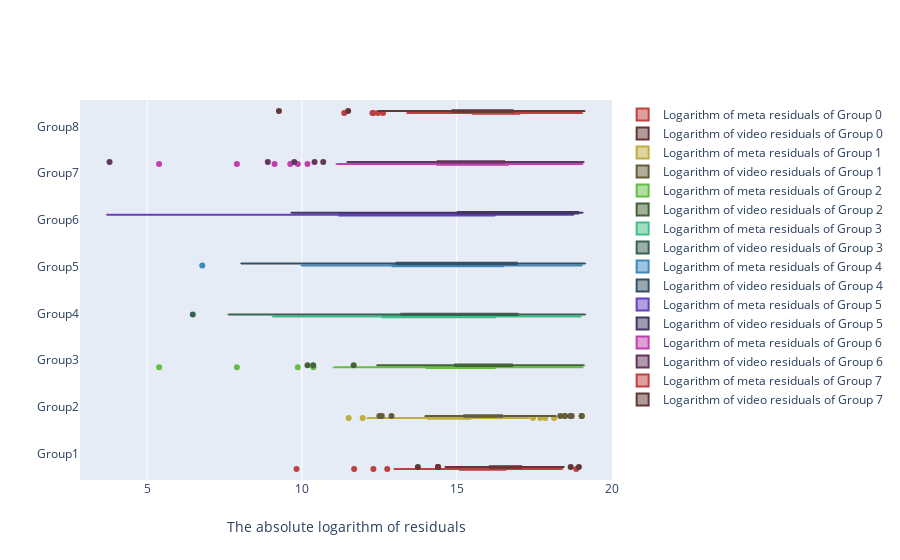

Write notebook code for a chart like this one.
### Code cell
import plotly.graph_objects as go
N = 8
c = ['hsl('+str(h)+',50%'+',50%)' for h in np.linspace(0, 360, N)]
d = ['hsl('+str(h)+',30%'+',30%)' for h in np.linspace(0, 360, N)]
#fig = go.Figure(data=[go.Box(
#    y=3.5 * np.sin(np.pi * i/N) + i/N + (1.5 + 0.5 * np.cos(np.pi*i/N)) * np.random.rand(10),
#    marker_color=c[i]
#    ) for i in range(int(N))])

group = ['Group1', 'Group2', 'Group3', 'Group4',
     'Group5', 'Group6', 'Group7', 'Group8']

fig = go.Figure()
for i in range(int(N)):
    fig.add_trace(go.Box(
        x=g8_result_final[meta_res_log[i]],
        y=[group[i]]*len(g8_result_final[meta_res_log[i]]),
        name='Logarithm of meta residuals of Group ''{}'.format(i),
        marker_color=c[i]
    ))
    fig.add_trace(go.Box(
        x=g8_result_final[video_res_log[i]],
        y=[group[i]]*len(g8_result_final[video_res_log[i]]),
        name='Logarithm of video residuals of Group ''{}'.format(i),
        marker_color=d[i]
    ))   


fig.update_layout(
    xaxis=dict(title='The absolute logarithm of residuals', zeroline=False),
    boxmode='group'
)

fig.update_traces(orientation='h') # horizontal box plots
fig.show()

### Figure 1 — Plotly figure (JSON) as saved in the notebook; plotly's stock layout.template omitted (floating-point values rounded to 4 significant figures)
{"data": [{"marker": {"color": "hsl(0.0,50%,50%)"}, "name": "Logarithm of meta residuals of Group 0", "orientation": "h", "type": "box", "x": [16.15, 17.75, 17.9, 16.24, 14.57, 15.3, 14.95, 15.31, 16.46, 16.73, 17.31, 15.02, 14.86, 16.51, 18.28, 16.08, 16.13, 13.53, 15.32, 18.86, 15.62, 16.97, 15.33, 18.08, 15.62, 16.53, 18.42, 14.56, 15.58, 15.7, 15.52, 16.37, 16.16, 12.75, 16.83, 16.33, 17.74, 14.96, 15.37, 15.83, 16.77, 12.97, 14.92, 15.93, 14.84, 16.5, 12.31, 15.3, 16.6, 16.99, 15.15, 9.825, 15.76, 15.53, 15.7, 14.83, 15.05, 14.1, 14.13, 13.6, 14.6, 17.21, 15.11, 15.41, 17.95, 11.68, 16.44, 15.37, 14.58, 17.03, 16.07, 15.65, 16.26, 14.43, 16.42, 14.52, 15.64, 15.1, 15.3, 14.95, 15.35, 16.17, 17.02, 16.57, 16.53, 16.1, 17.11, 16.28, 16.89, 15.25, 16.85, 16.32, 15.87, 16.83, 17.47, 17.86, 18.35, 15.34, 16.0, 16.43, 13.56, 16.28], "y": ["Group1", "Group1", "Group1", "Group1", "Group1", "Group1", "Group1", "Group1", "Group1", "Group1", "Group1", "Group1", "Group1", "Group1", "Group1", "Group1", "Group1", "Group1", "Group1", "Group1", "Group1", "Group1", "Group1", "Group1", "Group1", "Group1", "Group1", "Group1", "Group1", "Group1", "Group1", "Group1", "Group1", "Group1", "Group1", "Group1", "Group1", "Group1", "Group1", "Group1", "Group1", "Group1", "Group1", "Group1", "Group1", "Group1", "Group1", "Group1", "Group1", "Group1", "Group1", "Group1", "Group1", "Group1", "Group1", "Group1", "Group1", "Group1", "Group1", "Group1", "Group1", "Group1", "Group1", "Group1", "Group1", "Group1", "Group1", "Group1", "Group1", "Group1", "Group1", "Group1", "Group1", "Group1", "Group1", "Group1", "Group1", "Group1", "Group1", "Group1", "Group1", "Group1", "Group1", "Group1", "Group1", "Group1", "Group1", "Group1", "Group1", "Group1", "Group1", "Group1", "Group1", "Group1", "Group1", "Group1", "Group1", "Group1", "Group1", "Group1", "Group1", "Group1"]}, {"marker": {"color": "hsl(0.0,30%,30%)"}, "name": "Logarithm of video residuals of Group 0", "orientation": "h", "type": "box", "x": [17.2, 18.2, 18.35, 16.87, 17.39, 17.08, 14.4, 17.0, 17.23, 17.03, 15.53, 15.1, 15.34, 15.89, 18.38, 16.9, 16.81, 16.66, 15.38, 18.95, 15.82, 16.62, 16.31, 18.18, 14.84, 15.93, 18.47, 15.21, 16.6, 15.54, 17.36, 17.31, 17.14, 16.07, 17.35, 15.85, 16.96, 14.63, 16.43, 16.85, 16.89, 16.59, 16.79, 15.97, 17.67, 16.66, 17.04, 17.02, 17.08, 13.75, 16.81, 17.55, 17.05, 16.76, 16.92, 16.57, 15.94, 16.02, 16.55, 16.65, 16.22, 16.9, 16.21, 15.49, 16.47, 15.32, 15.7, 16.8, 15.88, 15.84, 16.47, 15.45, 17.11, 16.17, 16.6, 17.4, 16.77, 16.36, 16.35, 15.46, 16.63, 16.4, 16.7, 16.79, 17.32, 17.27, 17.25, 18.17, 16.75, 17.04, 16.67, 16.89, 16.75, 16.92, 17.38, 18.32, 18.68, 16.77, 16.76, 14.39, 17.06, 17.26], "y": ["Group1", "Group1", "Group1", "Group1", "Group1", "Group1", "Group1", "Group1", "Group1", "Group1", "Group1", "Group1", "Group1", "Group1", "Group1", "Group1", "Group1", "Group1", "Group1", "Group1", "Group1", "Group1", "Group1", "Group1", "Group1", "Group1", "Group1", "Group1", "Group1", "Group1", "Group1", "Group1", "Group1", "Group1", "Group1", "Group1", "Group1", "Group1", "Group1", "Group1", "Group1", "Group1", "Group1", "Group1", "Group1", "Group1", "Group1", "Group1", "Group1", "Group1", "Group1", "Group1", "Group1", "Group1", "Group1", "Group1", "Group1", "Group1", "Group1", "Group1", "Group1", "Group1", "Group1", "Group1", "Group1", "Group1", "Group1", "Group1", "Group1", "Group1", "Group1", "Group1", "Group1", "Group1", "Group1", "Group1", "Group1", "Group1", "Group1", "Group1", "Group1", "Group1", "Group1", "Group1", "Group1", "Group1", "Group1", "Group1", "Group1", "Group1", "Group1", "Group1", "Group1", "Group1", "Group1", "Group1", "Group1", "Group1", "Group1", "Group1", "Group1", "Group1"]}, {"marker": {"color": "hsl(51.42857142857143,50%,50%)"}, "name": "Logarithm of meta residuals of Group 1", "orientation": "h", "type": "box", "x": [15.64, 17.46, 17.35, 14.25, 13.67, 15.3, 16.81, 15.72, 13.33, 13.93, 13.07, 14.62, 14.89, 14.42, 16.39, 15.6, 14.8, 14.27, 13.63, 18.15, 14.65, 14.53, 15.43, 16.1, 14.48, 15.44, 14.87, 15.46, 16.54, 15.16, 14.84, 15.3, 15.34, 14.42, 12.17, 12.83, 15.58, 15.07, 14.1, 14.38, 14.42, 15.1, 16.35, 15.59, 14.96, 11.51, 14.27, 15.29, 14.64, 14.9, 13.99, 14.88, 15.1, 15.95, 15.71, 12.76, 13.89, 15.24, 14.89, 13.39, 14.72, 12.49, 15.14, 14.15, 17.86, 12.1, 14.81, 13.78, 11.96, 15.2, 13.71, 15.41, 12.22, 13.5, 14.39, 14.77, 15.38, 15.26, 14.57, 13.38, 14.54, 15.14, 14.99, 14.91, 12.43, 13.86, 15.84, 15.78, 15.25, 14.17, 15.21, 14.73, 17.04, 17.16, 14.06, 15.56, 17.69, 13.91, 15.18, 13.77, 15.56, 14.08], "y": ["Group2", "Group2", "Group2", "Group2", "Group2", "Group2", "Group2", "Group2", "Group2", "Group2", "Group2", "Group2", "Group2", "Group2", "Group2", "Group2", "Group2", "Group2", "Group2", "Group2", "Group2", "Group2", "Group2", "Group2", "Group2", "Group2", "Group2", "Group2", "Group2", "Group2", "Group2", "Group2", "Group2", "Group2", "Group2", "Group2", "Group2", "Group2", "Group2", "Group2", "Group2", "Group2", "Group2", "Group2", "Group2", "Group2", "Group2", "Group2", "Group2", "Group2", "Group2", "Group2", "Group2", "Group2", "Group2", "Group2", "Group2", "Group2", "Group2", "Group2", "Group2", "Group2", "Group2", "Group2", "Group2", "Group2", "Group2", "Group2", "Group2", "Group2", "Group2", "Group2", "Group2", "Group2", "Group2", "Group2", "Group2", "Group2", "Group2", "Group2", "Group2", "Group2", "Group2", "Group2", "Group2", "Group2", "Group2", "Group2", "Group2", "Group2", "Group2", "Group2", "Group2", "Group2", "Group2", "Group2", "Group2", "Group2", "Group2", "Group2", "Group2", "Group2"]}, {"marker": {"color": "hsl(51.42857142857143,30%,30%)"}, "name": "Logarithm of video residuals of Group 1", "orientation": "h", "type": "box", "x": [16.51, 18.67, 18.72, 16.31, 16.12, 16.06, 16.26, 15.72, 15.46, 15.63, 13.99, 17.01, 16.2, 15.86, 18.34, 16.64, 16.27, 14.97, 15.93, 19.03, 14.53, 15.36, 16.42, 18.15, 15.34, 16.4, 18.5, 14.8, 15.98, 16.64, 15.2, 15.34, 17.18, 16.8, 17.1, 16.39, 15.97, 16.81, 15.32, 16.47, 15.94, 14.72, 14.32, 15.69, 14.54, 15.39, 16.04, 16.71, 16.43, 17.18, 15.54, 16.26, 15.21, 15.88, 15.86, 14.21, 13.97, 15.49, 12.5, 15.25, 14.7, 15.02, 16.21, 14.71, 17.96, 15.83, 14.66, 14.94, 15.65, 17.66, 15.67, 16.17, 12.89, 12.58, 15.13, 15.19, 15.56, 15.94, 14.86, 14.73, 16.33, 15.58, 16.45, 15.73, 16.03, 15.12, 17.81, 18.21, 16.12, 15.95, 15.97, 16.46, 15.95, 17.44, 18.18, 18.49, 19.04, 15.99, 16.21, 15.98, 14.58, 16.3], "y": ["Group2", "Group2", "Group2", "Group2", "Group2", "Group2", "Group2", "Group2", "Group2", "Group2", "Group2", "Group2", "Group2", "Group2", "Group2", "Group2", "Group2", "Group2", "Group2", "Group2", "Group2", "Group2", "Group2", "Group2", "Group2", "Group2", "Group2", "Group2", "Group2", "Group2", "Group2", "Group2", "Group2", "Group2", "Group2", "Group2", "Group2", "Group2", "Group2", "Group2", "Group2", "Group2", "Group2", "Group2", "Group2", "Group2", "Group2", "Group2", "Group2", "Group2", "Group2", "Group2", "Group2", "Group2", "Group2", "Group2", "Group2", "Group2", "Group2", "Group2", "Group2", "Group2", "Group2", "Group2", "Group2", "Group2", "Group2", "Group2", "Group2", "Group2", "Group2", "Group2", "Group2", "Group2", "Group2", "Group2", "Group2", "Group2", "Group2", "Group2", "Group2", "Group2", "Group2", "Group2", "Group2", "Group2", "Group2", "Group2", "Group2", "Group2", "Group2", "Group2", "Group2", "Group2", "Group2", "Group2", "Group2", "Group2", "Group2", "Group2", "Group2", "Group2"]}, {"marker": {"color": "hsl(102.85714285714286,50%,50%)"}, "name": "Logarithm of meta residuals of Group 2", "orientation": "h", "type": "box", "x": [16.31, 18.17, 18.07, 7.898, 13.68, 11.26, 16.55, 10.37, 14.67, 13.21, 15.28, 15.79, 13.69, 13.39, 17.28, 15.0, 9.865, 11.74, 15.08, 19.07, 11.42, 15.0, 15.66, 16.63, 15.71, 12.41, 18.12, 16.08, 15.1, 16.36, 13.85, 12.41, 15.91, 16.22, 16.45, 15.09, 15.7, 15.82, 12.67, 11.67, 11.02, 16.11, 15.05, 15.43, 15.1, 13.03, 15.65, 15.18, 14.1, 17.51, 16.96, 15.05, 15.95, 15.91, 15.99, 15.41, 15.89, 16.9, 14.81, 14.59, 15.48, 11.35, 16.89, 15.58, 17.31, 13.39, 14.96, 15.28, 15.47, 16.28, 15.2, 16.25, 14.87, 14.81, 15.18, 14.93, 17.48, 14.92, 15.59, 14.5, 11.11, 5.384, 11.68, 11.29, 13.59, 15.46, 15.8, 16.9, 15.3, 13.42, 16.76, 15.01, 16.73, 17.72, 16.61, 17.37, 18.17, 14.82, 14.03, 14.99, 15.95, 15.48], "y": ["Group3", "Group3", "Group3", "Group3", "Group3", "Group3", "Group3", "Group3", "Group3", "Group3", "Group3", "Group3", "Group3", "Group3", "Group3", "Group3", "Group3", "Group3", "Group3", "Group3", "Group3", "Group3", "Group3", "Group3", "Group3", "Group3", "Group3", "Group3", "Group3", "Group3", "Group3", "Group3", "Group3", "Group3", "Group3", "Group3", "Group3", "Group3", "Group3", "Group3", "Group3", "Group3", "Group3", "Group3", "Group3", "Group3", "Group3", "Group3", "Group3", "Group3", "Group3", "Group3", "Group3", "Group3", "Group3", "Group3", "Group3", "Group3", "Group3", "Group3", "Group3", "Group3", "Group3", "Group3", "Group3", "Group3", "Group3", "Group3", "Group3", "Group3", "Group3", "Group3", "Group3", "Group3", "Group3", "Group3", "Group3", "Group3", "Group3", "Group3", "Group3", "Group3", "Group3", "Group3", "Group3", "Group3", "Group3", "Group3", "Group3", "Group3", "Group3", "Group3", "Group3", "Group3", "Group3", "Group3", "Group3", "Group3", "Group3", "Group3", "Group3", "Group3"]}, {"marker": {"color": "hsl(102.85714285714286,30%,30%)"}, "name": "Logarithm of video residuals of Group 2", "orientation": "h", "type": "box", "x": [14.68, 18.71, 18.74, 15.35, 15.62, 14.88, 16.9, 14.82, 15.49, 15.28, 12.73, 17.12, 16.32, 16.62, 18.57, 15.44, 14.68, 15.53, 16.59, 19.03, 16.3, 14.77, 15.7, 18.34, 16.65, 16.82, 18.61, 15.99, 15.1, 17.22, 16.0, 12.41, 17.66, 17.31, 17.68, 17.06, 16.95, 17.05, 12.67, 11.67, 10.18, 15.77, 15.83, 10.36, 15.91, 15.85, 16.5, 13.28, 13.58, 17.31, 14.98, 14.86, 13.99, 15.13, 14.95, 15.49, 13.44, 14.96, 15.42, 15.1, 15.99, 15.41, 15.68, 16.29, 17.93, 16.66, 14.55, 15.9, 16.2, 17.59, 15.44, 16.65, 13.77, 14.21, 15.26, 15.34, 15.32, 15.43, 15.81, 16.22, 14.93, 15.6, 14.63, 15.23, 15.24, 14.23, 17.89, 18.31, 14.15, 15.37, 15.54, 15.13, 15.86, 17.7, 18.23, 18.58, 19.12, 14.4, 16.17, 16.78, 15.57, 14.68], "y": ["Group3", "Group3", "Group3", "Group3", "Group3", "Group3", "Group3", "Group3", "Group3", "Group3", "Group3", "Group3", "Group3", "Group3", "Group3", "Group3", "Group3", "Group3", "Group3", "Group3", "Group3", "Group3", "Group3", "Group3", "Group3", "Group3", "Group3", "Group3", "Group3", "Group3", "Group3", "Group3", "Group3", "Group3", "Group3", "Group3", "Group3", "Group3", "Group3", "Group3", "Group3", "Group3", "Group3", "Group3", "Group3", "Group3", "Group3", "Group3", "Group3", "Group3", "Group3", "Group3", "Group3", "Group3", "Group3", "Group3", "Group3", "Group3", "Group3", "Group3", "Group3", "Group3", "Group3", "Group3", "Group3", "Group3", "Group3", "Group3", "Group3", "Group3", "Group3", "Group3", "Group3", "Group3", "Group3", "Group3", "Group3", "Group3", "Group3", "Group3", "Group3", "Group3", "Group3", "Group3", "Group3", "Group3", "Group3", "Group3", "Group3", "Group3", "Group3", "Group3", "Group3", "Group3", "Group3", "Group3", "Group3", "Group3", "Group3", "Group3", "Group3", "Group3"]}, {"marker": {"color": "hsl(154.28571428571428,50%,50%)"}, "name": "Logarithm of meta residuals of Group 3", "orientation": "h", "type": "box", "x": [12.61, 18.49, 18.46, 11.65, 10.05, 12.18, 15.7, 10.55, 14.54, 11.83, 15.04, 17.35, 16.08, 16.15, 18.19, 11.52, 9.524, 14.26, 16.23, 19.01, 16.02, 14.78, 15.43, 17.61, 16.45, 16.59, 18.45, 16.23, 14.66, 16.62, 14.81, 12.27, 17.33, 16.19, 16.67, 16.6, 16.93, 15.69, 11.36, 9.179, 9.05, 15.72, 15.75, 11.98, 15.8, 15.32, 16.22, 12.55, 13.27, 17.35, 16.2, 11.29, 15.64, 11.98, 12.88, 13.94, 16.24, 16.85, 12.69, 14.7, 13.22, 15.24, 14.67, 15.58, 17.81, 16.06, 16.06, 15.68, 15.87, 15.86, 13.15, 15.3, 14.89, 12.47, 15.42, 15.84, 12.28, 14.13, 14.73, 15.09, 9.643, 11.52, 11.3, 9.155, 13.15, 15.59, 17.46, 17.42, 15.45, 12.47, 12.48, 11.38, 12.41, 17.52, 16.53, 17.61, 18.77, 14.14, 15.72, 15.73, 15.88, 16.13], "y": ["Group4", "Group4", "Group4", "Group4", "Group4", "Group4", "Group4", "Group4", "Group4", "Group4", "Group4", "Group4", "Group4", "Group4", "Group4", "Group4", "Group4", "Group4", "Group4", "Group4", "Group4", "Group4", "Group4", "Group4", "Group4", "Group4", "Group4", "Group4", "Group4", "Group4", "Group4", "Group4", "Group4", "Group4", "Group4", "Group4", "Group4", "Group4", "Group4", "Group4", "Group4", "Group4", "Group4", "Group4", "Group4", "Group4", "Group4", "Group4", "Group4", "Group4", "Group4", "Group4", "Group4", "Group4", "Group4", "Group4", "Group4", "Group4", "Group4", "Group4", "Group4", "Group4", "Group4", "Group4", "Group4", "Group4", "Group4", "Group4", "Group4", "Group4", "Group4", "Group4", "Group4", "Group4", "Group4", "Group4", "Group4", "Group4", "Group4", "Group4", "Group4", "Group4", "Group4", "Group4", "Group4", "Group4", "Group4", "Group4", "Group4", "Group4", "Group4", "Group4", "Group4", "Group4", "Group4", "Group4", "Group4", "Group4", "Group4", "Group4", "Group4", "Group4"]}, {"marker": {"color": "hsl(154.28571428571428,30%,30%)"}, "name": "Logarithm of video residuals of Group 3", "orientation": "h", "type": "box", "x": [11.53, 18.74, 18.76, 6.473, 9.318, 12.34, 16.87, 13.21, 14.71, 11.11, 16.24, 17.21, 16.76, 17.03, 18.56, 11.91, 9.199, 15.41, 16.86, 19.0, 16.28, 15.92, 15.69, 18.34, 16.62, 16.82, 18.61, 16.46, 14.94, 17.22, 16.0, 12.81, 17.66, 17.29, 17.68, 17.06, 16.93, 17.02, 12.65, 11.46, 13.27, 15.77, 15.82, 13.13, 15.85, 15.84, 16.5, 9.289, 12.77, 17.52, 15.41, 12.46, 15.49, 12.34, 10.62, 16.0, 15.55, 16.23, 15.89, 15.73, 16.48, 15.39, 17.06, 16.54, 18.07, 16.87, 16.04, 16.42, 16.54, 17.83, 14.19, 16.97, 15.18, 15.52, 15.68, 15.78, 13.37, 11.03, 16.32, 16.65, 11.08, 7.623, 12.4, 11.91, 13.26, 14.56, 18.1, 18.35, 14.45, 12.9, 12.15, 12.19, 12.79, 17.73, 18.3, 18.62, 19.16, 15.1, 13.97, 17.03, 16.2, 14.68], "y": ["Group4", "Group4", "Group4", "Group4", "Group4", "Group4", "Group4", "Group4", "Group4", "Group4", "Group4", "Group4", "Group4", "Group4", "Group4", "Group4", "Group4", "Group4", "Group4", "Group4", "Group4", "Group4", "Group4", "Group4", "Group4", "Group4", "Group4", "Group4", "Group4", "Group4", "Group4", "Group4", "Group4", "Group4", "Group4", "Group4", "Group4", "Group4", "Group4", "Group4", "Group4", "Group4", "Group4", "Group4", "Group4", "Group4", "Group4", "Group4", "Group4", "Group4", "Group4", "Group4", "Group4", "Group4", "Group4", "Group4", "Group4", "Group4", "Group4", "Group4", "Group4", "Group4", "Group4", "Group4", "Group4", "Group4", "Group4", "Group4", "Group4", "Group4", "Group4", "Group4", "Group4", "Group4", "Group4", "Group4", "Group4", "Group4", "Group4", "Group4", "Group4", "Group4", "Group4", "Group4", "Group4", "Group4", "Group4", "Group4", "Group4", "Group4", "Group4", "Group4", "Group4", "Group4", "Group4", "Group4", "Group4", "Group4", "Group4", "Group4", "Group4", "Group4"]}, {"marker": {"color": "hsl(205.71428571428572,50%,50%)"}, "name": "Logarithm of meta residuals of Group 4", "orientation": "h", "type": "box", "x": [14.47, 18.7, 18.71, 6.779, 11.07, 11.97, 16.45, 11.2, 14.83, 13.06, 12.93, 14.74, 16.64, 16.34, 18.24, 11.19, 10.33, 15.41, 12.88, 19.05, 16.14, 15.86, 15.64, 17.51, 16.48, 16.61, 18.6, 16.39, 14.57, 16.84, 15.34, 10.44, 17.36, 16.1, 17.36, 16.97, 16.58, 16.43, 11.45, 11.92, 10.96, 15.51, 15.14, 10.9, 15.86, 15.68, 16.45, 11.88, 12.14, 17.46, 15.0, 13.23, 15.03, 10.87, 14.07, 15.64, 14.95, 15.65, 15.74, 15.38, 16.23, 14.73, 16.84, 16.06, 17.77, 16.61, 16.01, 15.94, 16.1, 17.52, 15.85, 16.51, 15.12, 15.53, 15.55, 15.6, 12.69, 11.79, 15.93, 16.45, 10.4, 13.81, 14.11, 10.59, 12.56, 13.86, 17.84, 18.02, 9.982, 12.76, 11.89, 11.61, 10.63, 17.68, 16.93, 17.63, 18.88, 15.04, 13.73, 16.9, 16.18, 14.13], "y": ["Group5", "Group5", "Group5", "Group5", "Group5", "Group5", "Group5", "Group5", "Group5", "Group5", "Group5", "Group5", "Group5", "Group5", "Group5", "Group5", "Group5", "Group5", "Group5", "Group5", "Group5", "Group5", "Group5", "Group5", "Group5", "Group5", "Group5", "Group5", "Group5", "Group5", "Group5", "Group5", "Group5", "Group5", "Group5", "Group5", "Group5", "Group5", "Group5", "Group5", "Group5", "Group5", "Group5", "Group5", "Group5", "Group5", "Group5", "Group5", "Group5", "Group5", "Group5", "Group5", "Group5", "Group5", "Group5", "Group5", "Group5", "Group5", "Group5", "Group5", "Group5", "Group5", "Group5", "Group5", "Group5", "Group5", "Group5", "Group5", "Group5", "Group5", "Group5", "Group5", "Group5", "Group5", "Group5", "Group5", "Group5", "Group5", "Group5", "Group5", "Group5", "Group5", "Group5", "Group5", "Group5", "Group5", "Group5", "Group5", "Group5", "Group5", "Group5", "Group5", "Group5", "Group5", "Group5", "Group5", "Group5", "Group5", "Group5", "Group5", "Group5", "Group5"]}, {"marker": {"color": "hsl(205.71428571428572,30%,30%)"}, "name": "Logarithm of video residuals of Group 4", "orientation": "h", "type": "box", "x": [11.75, 18.74, 18.76, 10.5, 12.21, 11.43, 16.88, 10.21, 14.78, 12.78, 16.25, 17.22, 16.76, 16.94, 18.56, 12.37, 9.831, 15.52, 16.85, 19.07, 16.26, 15.86, 15.67, 18.33, 16.63, 16.79, 18.61, 16.45, 14.97, 17.21, 15.93, 10.97, 17.61, 17.28, 17.63, 17.04, 16.93, 17.04, 12.41, 11.21, 10.09, 15.75, 15.77, 8.031, 15.9, 15.75, 16.5, 13.06, 13.12, 17.52, 15.51, 11.29, 15.41, 12.29, 11.14, 16.05, 15.64, 16.21, 15.96, 15.8, 16.47, 15.39, 17.04, 16.54, 18.07, 16.87, 16.08, 16.45, 16.53, 17.81, 16.04, 17.01, 15.28, 15.59, 15.76, 15.86, 13.35, 11.5, 16.35, 16.65, 10.09, 11.69, 12.09, 10.06, 13.05, 14.53, 18.1, 18.35, 14.36, 12.8, 11.28, 12.13, 12.13, 17.73, 18.29, 18.61, 19.16, 14.98, 13.55, 16.98, 16.15, 14.48], "y": ["Group5", "Group5", "Group5", "Group5", "Group5", "Group5", "Group5", "Group5", "Group5", "Group5", "Group5", "Group5", "Group5", "Group5", "Group5", "Group5", "Group5", "Group5", "Group5", "Group5", "Group5", "Group5", "Group5", "Group5", "Group5", "Group5", "Group5", "Group5", "Group5", "Group5", "Group5", "Group5", "Group5", "Group5", "Group5", "Group5", "Group5", "Group5", "Group5", "Group5", "Group5", "Group5", "Group5", "Group5", "Group5", "Group5", "Group5", "Group5", "Group5", "Group5", "Group5", "Group5", "Group5", "Group5", "Group5", "Group5", "Group5", "Group5", "Group5", "Group5", "Group5", "Group5", "Group5", "Group5", "Group5", "Group5", "Group5", "Group5", "Group5", "Group5", "Group5", "Group5", "Group5", "Group5", "Group5", "Group5", "Group5", "Group5", "Group5", "Group5", "Group5", "Group5", "Group5", "Group5", "Group5", "Group5", "Group5", "Group5", "Group5", "Group5", "Group5", "Group5", "Group5", "Group5", "Group5", "Group5", "Group5", "Group5", "Group5", "Group5", "Group5", "Group5"]}, {"marker": {"color": "hsl(257.14285714285717,50%,50%)"}, "name": "Logarithm of meta residuals of Group 5", "orientation": "h", "type": "box", "x": [17.02, 18.41, 18.38, 9.86, 9.748, 8.752, 11.14, 3.689, 14.87, 7.54, 11.4, 17.67, 15.04, 16.93, 16.52, 7.778, 11.2, 11.29, 15.38, 18.56, 16.31, 16.31, 15.79, 18.79, 15.36, 16.81, 18.34, 15.9, 15.81, 17.14, 16.25, 11.49, 17.81, 13.47, 12.16, 12.42, 12.27, 18.14, 8.895, 12.96, 7.716, 13.4, 10.79, 16.21, 15.14, 15.67, 15.06, 12.99, 13.37, 16.22, 11.37, 12.55, 16.75, 15.79, 12.26, 9.002, 10.56, 16.68, 15.63, 15.17, 11.83, 13.85, 16.92, 6.714, 15.64, 12.58, 15.34, 14.77, 10.92, 17.69, 11.57, 16.56, 14.97, 9.393, 9.86, 10.3, 10.38, 15.73, 9.564, 11.92, 12.46, 15.83, 16.02, 15.63, 16.21, 14.9, 15.37, 15.77, 9.823, 9.196, 7.932, 8.165, 7.692, 14.52, 16.33, 18.56, 17.14, 14.61, 13.94, 10.99, 15.96, 16.89], "y": ["Group6", "Group6", "Group6", "Group6", "Group6", "Group6", "Group6", "Group6", "Group6", "Group6", "Group6", "Group6", "Group6", "Group6", "Group6", "Group6", "Group6", "Group6", "Group6", "Group6", "Group6", "Group6", "Group6", "Group6", "Group6", "Group6", "Group6", "Group6", "Group6", "Group6", "Group6", "Group6", "Group6", "Group6", "Group6", "Group6", "Group6", "Group6", "Group6", "Group6", "Group6", "Group6", "Group6", "Group6", "Group6", "Group6", "Group6", "Group6", "Group6", "Group6", "Group6", "Group6", "Group6", "Group6", "Group6", "Group6", "Group6", "Group6", "Group6", "Group6", "Group6", "Group6", "Group6", "Group6", "Group6", "Group6", "Group6", "Group6", "Group6", "Group6", "Group6", "Group6", "Group6", "Group6", "Group6", "Group6", "Group6", "Group6", "Group6", "Group6", "Group6", "Group6", "Group6", "Group6", "Group6", "Group6", "Group6", "Group6", "Group6", "Group6", "Group6", "Group6", "Group6", "Group6", "Group6", "Group6", "Group6", "Group6", "Group6", "Group6", "Group6", "Group6"]}, {"marker": {"color": "hsl(257.14285714285717,30%,30%)"}, "name": "Logarithm of video residuals of Group 5", "orientation": "h", "type": "box", "x": [14.81, 18.74, 17.71, 16.69, 9.75, 19.06, 18.94, 9.654, 14.93, 11.19, 19.0, 17.22, 18.96, 18.92, 18.12, 15.55, 9.674, 15.53, 16.72, 19.07, 19.0, 15.49, 19.03, 18.39, 18.97, 18.95, 18.59, 18.99, 19.04, 18.89, 19.01, 19.06, 18.78, 18.87, 17.68, 18.92, 18.93, 16.93, 14.76, 16.68, 14.87, 14.08, 15.34, 14.86, 15.46, 15.82, 16.5, 19.06, 19.06, 18.82, 14.79, 19.06, 19.03, 19.06, 14.83, 15.7, 13.16, 15.93, 15.55, 15.31, 15.04, 14.5, 18.92, 16.33, 18.59, 16.88, 15.76, 16.46, 16.33, 17.82, 16.03, 18.92, 15.29, 14.98, 15.24, 15.4, 19.06, 16.68, 18.99, 18.97, 14.85, 14.88, 16.68, 11.29, 14.65, 14.52, 18.58, 18.32, 14.6, 12.92, 12.25, 10.42, 12.78, 17.73, 18.3, 18.04, 16.75, 15.1, 19.06, 18.92, 19.0, 19.05], "y": ["Group6", "Group6", "Group6", "Group6", "Group6", "Group6", "Group6", "Group6", "Group6", "Group6", "Group6", "Group6", "Group6", "Group6", "Group6", "Group6", "Group6", "Group6", "Group6", "Group6", "Group6", "Group6", "Group6", "Group6", "Group6", "Group6", "Group6", "Group6", "Group6", "Group6", "Group6", "Group6", "Group6", "Group6", "Group6", "Group6", "Group6", "Group6", "Group6", "Group6", "Group6", "Group6", "Group6", "Group6", "Group6", "Group6", "Group6", "Group6", "Group6", "Group6", "Group6", "Group6", "Group6", "Group6", "Group6", "Group6", "Group6", "Group6", "Group6", "Group6", "Group6", "Group6", "Group6", "Group6", "Group6", "Group6", "Group6", "Group6", "Group6", "Group6", "Group6", "Group6", "Group6", "Group6", "Group6", "Group6", "Group6", "Group6", "Group6", "Group6", "Group6", "Group6", "Group6", "Group6", "Group6", "Group6", "Group6", "Group6", "Group6", "Group6", "Group6", "Group6", "Group6", "Group6", "Group6", "Group6", "Group6", "Group6", "Group6", "Group6", "Group6", "Group6"]}, {"marker": {"color": "hsl(308.57142857142856,50%,50%)"}, "name": "Logarithm of meta residuals of Group 6", "orientation": "h", "type": "box", "x": [16.01, 18.41, 18.44, 7.898, 15.08, 13.55, 14.9, 13.44, 15.98, 15.77, 13.63, 17.88, 15.92, 16.58, 18.31, 11.47, 9.865, 13.24, 17.41, 19.07, 16.3, 15.92, 15.7, 18.34, 16.65, 16.82, 18.61, 16.46, 15.1, 17.22, 16.0, 12.41, 17.66, 17.31, 17.68, 17.06, 16.06, 16.46, 12.67, 11.67, 10.18, 14.95, 16.05, 14.53, 15.0, 14.59, 16.07, 15.74, 13.99, 17.53, 14.28, 14.79, 15.65, 15.63, 14.82, 15.61, 14.62, 15.11, 15.3, 15.93, 16.02, 15.67, 15.49, 14.31, 18.08, 14.53, 14.45, 15.77, 16.27, 16.16, 15.67, 16.66, 14.02, 9.115, 14.25, 14.37, 15.73, 15.43, 15.28, 14.85, 11.11, 5.384, 11.68, 14.06, 13.27, 17.24, 17.55, 17.69, 16.37, 12.93, 15.52, 9.622, 15.86, 17.62, 16.98, 18.2, 18.87, 15.11, 13.97, 17.03, 16.2, 14.68], "y": ["Group7", "Group7", "Group7", "Group7", "Group7", "Group7", "Group7", "Group7", "Group7", "Group7", "Group7", "Group7", "Group7", "Group7", "Group7", "Group7", "Group7", "Group7", "Group7", "Group7", "Group7", "Group7", "Group7", "Group7", "Group7", "Group7", "Group7", "Group7", "Group7", "Group7", "Group7", "Group7", "Group7", "Group7", "Group7", "Group7", "Group7", "Group7", "Group7", "Group7", "Group7", "Group7", "Group7", "Group7", "Group7", "Group7", "Group7", "Group7", "Group7", "Group7", "Group7", "Group7", "Group7", "Group7", "Group7", "Group7", "Group7", "Group7", "Group7", "Group7", "Group7", "Group7", "Group7", "Group7", "Group7", "Group7", "Group7", "Group7", "Group7", "Group7", "Group7", "Group7", "Group7", "Group7", "Group7", "Group7", "Group7", "Group7", "Group7", "Group7", "Group7", "Group7", "Group7", "Group7", "Group7", "Group7", "Group7", "Group7", "Group7", "Group7", "Group7", "Group7", "Group7", "Group7", "Group7", "Group7", "Group7", "Group7", "Group7", "Group7", "Group7", "Group7"]}, {"marker": {"color": "hsl(308.57142857142856,30%,30%)"}, "name": "Logarithm of video residuals of Group 6", "orientation": "h", "type": "box", "x": [12.16, 18.67, 18.51, 8.897, 14.96, 12.42, 16.28, 14.96, 15.75, 13.74, 14.16, 16.82, 16.03, 17.05, 18.25, 17.27, 16.12, 15.31, 16.16, 19.07, 16.79, 14.39, 15.69, 18.23, 16.64, 16.14, 18.61, 15.23, 14.77, 17.22, 13.91, 12.37, 17.42, 16.94, 16.6, 16.57, 15.97, 15.65, 14.86, 9.75, 17.27, 15.76, 14.75, 3.784, 15.41, 15.84, 16.48, 14.76, 13.44, 16.06, 14.68, 12.13, 14.59, 13.4, 14.93, 13.21, 15.6, 15.89, 15.5, 14.79, 15.29, 15.45, 15.6, 15.48, 18.08, 16.86, 16.1, 15.23, 16.53, 17.63, 15.93, 15.75, 15.27, 15.18, 14.9, 15.85, 12.75, 14.92, 14.81, 15.77, 10.41, 11.51, 14.93, 12.37, 13.07, 13.79, 17.12, 18.32, 15.87, 11.46, 11.55, 11.54, 10.69, 17.71, 16.27, 16.9, 19.11, 13.02, 13.89, 15.7, 16.19, 15.85], "y": ["Group7", "Group7", "Group7", "Group7", "Group7", "Group7", "Group7", "Group7", "Group7", "Group7", "Group7", "Group7", "Group7", "Group7", "Group7", "Group7", "Group7", "Group7", "Group7", "Group7", "Group7", "Group7", "Group7", "Group7", "Group7", "Group7", "Group7", "Group7", "Group7", "Group7", "Group7", "Group7", "Group7", "Group7", "Group7", "Group7", "Group7", "Group7", "Group7", "Group7", "Group7", "Group7", "Group7", "Group7", "Group7", "Group7", "Group7", "Group7", "Group7", "Group7", "Group7", "Group7", "Group7", "Group7", "Group7", "Group7", "Group7", "Group7", "Group7", "Group7", "Group7", "Group7", "Group7", "Group7", "Group7", "Group7", "Group7", "Group7", "Group7", "Group7", "Group7", "Group7", "Group7", "Group7", "Group7", "Group7", "Group7", "Group7", "Group7", "Group7", "Group7", "Group7", "Group7", "Group7", "Group7", "Group7", "Group7", "Group7", "Group7", "Group7", "Group7", "Group7", "Group7", "Group7", "Group7", "Group7", "Group7", "Group7", "Group7", "Group7", "Group7", "Group7"]}, {"marker": {"color": "hsl(360.0,50%,50%)"}, "name": "Logarithm of meta residuals of Group 7", "orientation": "h", "type": "box", "x": [17.23, 18.73, 18.76, 14.21, 15.23, 12.46, 16.42, 15.67, 12.62, 15.79, 16.03, 17.18, 16.58, 16.21, 18.23, 14.44, 16.22, 17.08, 12.28, 19.06, 16.23, 15.79, 15.53, 16.26, 16.57, 16.03, 18.0, 16.41, 14.43, 17.4, 15.83, 13.39, 16.21, 16.46, 17.67, 17.02, 15.53, 15.38, 16.83, 16.92, 17.33, 17.19, 17.31, 17.39, 14.95, 14.76, 15.99, 16.37, 16.76, 17.52, 16.51, 14.14, 15.04, 17.16, 17.4, 16.14, 16.73, 17.03, 16.62, 16.96, 16.73, 17.5, 16.45, 15.47, 17.68, 16.54, 13.99, 15.98, 16.18, 15.31, 14.64, 17.89, 16.34, 16.62, 15.94, 16.91, 16.38, 16.94, 11.37, 15.4, 16.73, 16.77, 16.82, 16.7, 16.31, 16.06, 16.92, 16.58, 15.18, 15.18, 15.89, 15.53, 15.84, 17.34, 17.19, 18.33, 18.83, 12.31, 13.4, 16.25, 16.15, 15.26], "y": ["Group8", "Group8", "Group8", "Group8", "Group8", "Group8", "Group8", "Group8", "Group8", "Group8", "Group8", "Group8", "Group8", "Group8", "Group8", "Group8", "Group8", "Group8", "Group8", "Group8", "Group8", "Group8", "Group8", "Group8", "Group8", "Group8", "Group8", "Group8", "Group8", "Group8", "Group8", "Group8", "Group8", "Group8", "Group8", "Group8", "Group8", "Group8", "Group8", "Group8", "Group8", "Group8", "Group8", "Group8", "Group8", "Group8", "Group8", "Group8", "Group8", "Group8", "Group8", "Group8", "Group8", "Group8", "Group8", "Group8", "Group8", "Group8", "Group8", "Group8", "Group8", "Group8", "Group8", "Group8", "Group8", "Group8", "Group8", "Group8", "Group8", "Group8", "Group8", "Group8", "Group8", "Group8", "Group8", "Group8", "Group8", "Group8", "Group8", "Group8", "Group8", "Group8", "Group8", "Group8", "Group8", "Group8", "Group8", "Group8", "Group8", "Group8", "Group8", "Group8", "Group8", "Group8", "Group8", "Group8", "Group8", "Group8", "Group8", "Group8", "Group8", "Group8"]}, {"marker": {"color": "hsl(360.0,30%,30%)"}, "name": "Logarithm of video residuals of Group 7", "orientation": "h", "type": "box", "x": [16.06, 18.7, 18.73, 14.45, 16.23, 12.46, 16.73, 15.69, 15.4, 15.59, 16.16, 17.14, 16.54, 16.82, 18.55, 14.71, 14.75, 15.17, 16.82, 19.07, 13.3, 15.56, 13.75, 18.27, 15.62, 16.46, 18.58, 15.62, 15.24, 16.95, 15.36, 15.54, 17.48, 16.9, 17.61, 16.82, 16.8, 16.98, 14.74, 14.86, 15.74, 14.49, 15.67, 12.53, 15.09, 12.51, 15.1, 13.94, 14.52, 17.4, 11.49, 14.57, 15.42, 15.85, 14.87, 15.78, 15.5, 16.04, 15.67, 15.21, 16.34, 12.66, 16.47, 16.3, 18.01, 16.37, 16.08, 16.23, 16.23, 17.66, 15.83, 16.74, 13.43, 14.95, 14.95, 15.08, 13.03, 14.73, 16.07, 16.3, 14.99, 15.42, 14.62, 15.13, 14.84, 12.83, 17.95, 18.33, 9.257, 14.67, 14.87, 16.1, 14.7, 17.76, 18.26, 18.52, 19.14, 15.87, 16.18, 16.9, 14.87, 16.04], "y": ["Group8", "Group8", "Group8", "Group8", "Group8", "Group8", "Group8", "Group8", "Group8", "Group8", "Group8", "Group8", "Group8", "Group8", "Group8", "Group8", "Group8", "Group8", "Group8", "Group8", "Group8", "Group8", "Group8", "Group8", "Group8", "Group8", "Group8", "Group8", "Group8", "Group8", "Group8", "Group8", "Group8", "Group8", "Group8", "Group8", "Group8", "Group8", "Group8", "Group8", "Group8", "Group8", "Group8", "Group8", "Group8", "Group8", "Group8", "Group8", "Group8", "Group8", "Group8", "Group8", "Group8", "Group8", "Group8", "Group8", "Group8", "Group8", "Group8", "Group8", "Group8", "Group8", "Group8", "Group8", "Group8", "Group8", "Group8", "Group8", "Group8", "Group8", "Group8", "Group8", "Group8", "Group8", "Group8", "Group8", "Group8", "Group8", "Group8", "Group8", "Group8", "Group8", "Group8", "Group8", "Group8", "Group8", "Group8", "Group8", "Group8", "Group8", "Group8", "Group8", "Group8", "Group8", "Group8", "Group8", "Group8", "Group8", "Group8", "Group8", "Group8", "Group8"]}], "layout": {"boxmode": "group", "xaxis": {"title": {"text": "The absolute logarithm of residuals"}, "zeroline": false}}}
